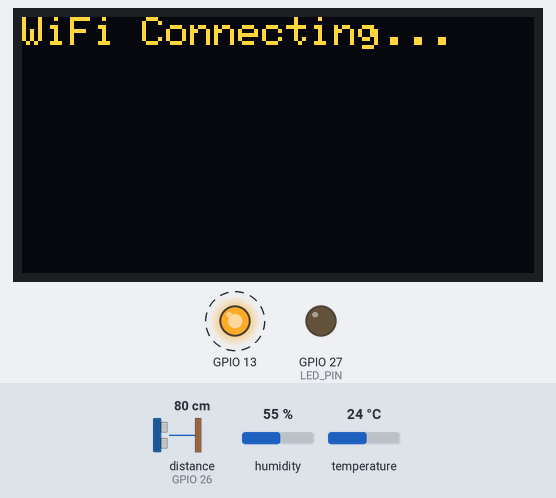
A sketch run on a simulated ESP32. On the bench: 128×64 one-colour display, output pins drawn as LEDs (lit = HIGH). Wiring (inferred from the names in the program): ultrasonic range finder: trigger GPIO 25; echo GPIO 26. Dashed ring = blinking. The test bench sets the inputs (shaded band); at power-on: distance to the obstacle (sensor on GPIO 26) 80 cm, humidity 55 %, temperature 24 °C. The echo pulse lasts 58.3 µs per cm; the OLED is the two-colour kind (top 16 rows yellow); WiFi joins after 1.5 s; servers stay silent unless stated; the local clock reads 2024-03-15 10:24:30 at power-on unless the sketch sets it; pins used as bus, display or sensor lines are not drawn.

Above: at 0.41 s.
1.4 s: distance to the obstacle (sensor on GPIO 26) set to 32 cm
At 3.9 s:
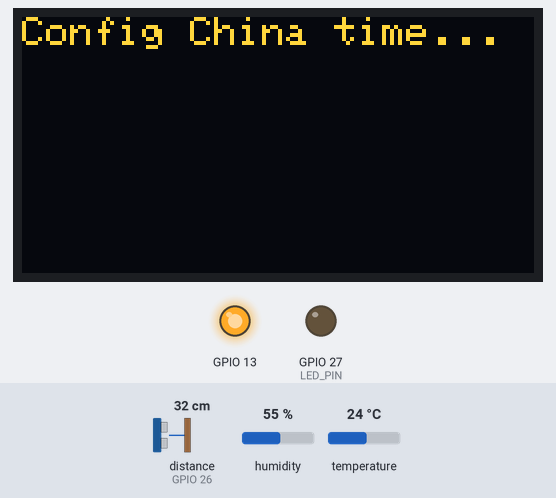
4.1 s: distance to the obstacle (sensor on GPIO 26) set to 30 cm
At 6.1 s:
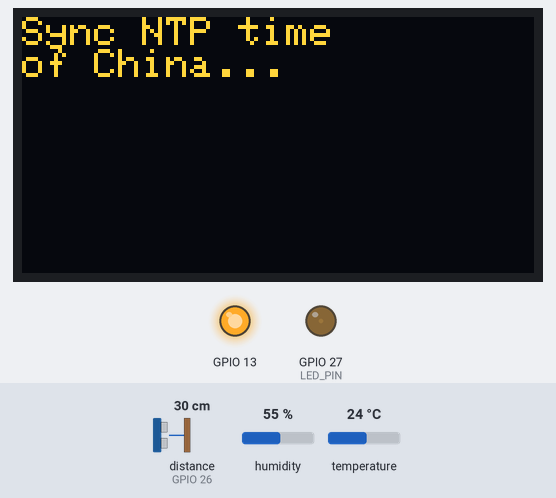
6.9 s: distance to the obstacle (sensor on GPIO 26) set to 2 cm
At 10.0 s:
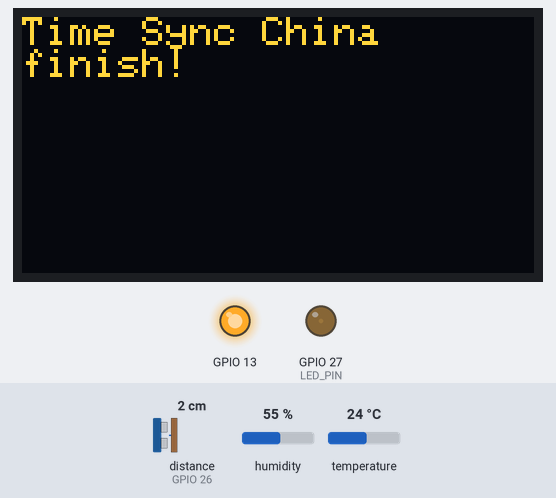
11.9 s: humidity set to 22 %
13.9 s: temperature set to 12 °C
16.0 s: humidity set to 40 %
At 31.5 s:
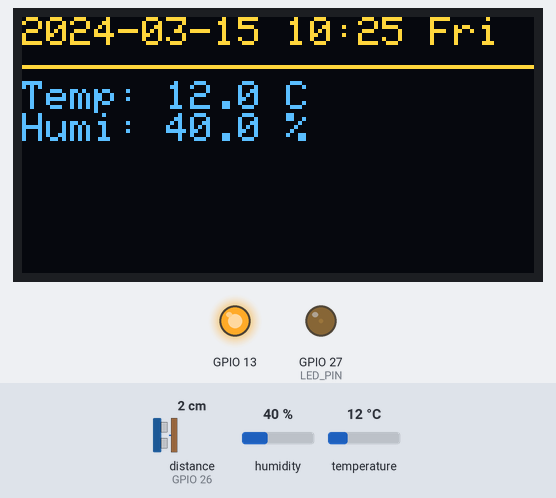
Timing chart, 0 to 32.4 s (numbered marks = the images above; inputs shaded):
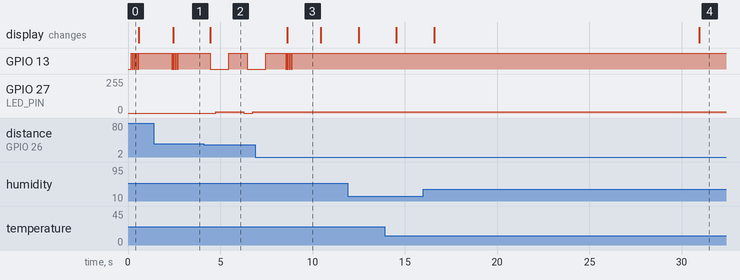

Measured:
- the behaviour switches between 31 and 30 cm on distance to the obstacle (sensor on GPIO 26) (found by bisection; images 1 and 2)
- after the input at 4.1 s, GPIO 27 (LED_PIN): 0/255 → 10/255 after 0.67 s, → 0/255 1.5 s later, → 10/255 0.50 s later
- after the input at 6.9 s, GPIO 27 (LED_PIN): stops changing and stays 10/255
- after the input at 16.0 s, the display: first differs from a run without the input after 15.0 s (image 4)
- by itself, GPIO 13: repeats every 0.10 s: LOW 0.05 s, HIGH 0.05 s, until it stays HIGH from 8.9 s
- what the display in image 3 shows lasts 1.8 s, from 8.6 s to 10.4 s

The sketch:

smartHome.ino
```cpp
#include "oled.h"
#include "easy_WiFi.h"
#include "easy_DHT.h"
#include "Ultralib.h"
#include "DHT.h"

#define DHTPIN      14
#define DHTTYPE     DHT11
#define TRIG_PIN    25
#define ECHO_PIN    26
#define LED_PIN     27
#define OLED_ADDR   0x3C
#define TIMEZONE    ZH

Ultra ultra(TRIG_PIN, ECHO_PIN);

float temperature = 0;
float humidity = 0;
float distance = 0;
String currentTime = "";

TaskHandle_t Task1_Handle = NULL;
TaskHandle_t Task2_Handle = NULL;
TaskHandle_t Task3_Handle = NULL;

void Task_DHT(void *pvParameters) {
  DHT dht(DHTPIN, DHTTYPE);
  dht.begin();

  while(1) {
    float t = dht.readTemperature();
    float h = dht.readHumidity();

    if (!isnan(t) && !isnan(h)) {
      temperature = t;
      humidity = h;
    }

    vTaskDelay(2000 / portTICK_PERIOD_MS);
  }
}


void Task_Ultrasonic(void *pvParameters) {
  while(1) {
    distance = ultra.read();
    vTaskDelay(500 / portTICK_PERIOD_MS);
  }
}

void Task_Display(void *pvParameters) {
  connect("1206", "13867627688", OLED_ADDR);

  init_time(TIMEZONE);

  while(1) {
    clear();

    printLocalTime(false);

    writeln("");
    drawLine(0, 12, 127, 12);

    write("Temp: ");
    write(String(temperature, 1));
    writeln(" C");
    write("Humi: ");
    write(String(humidity, 1));
    writeln(" %");

    displaying();

    vTaskDelay(1000 / portTICK_PERIOD_MS);
  }
}

void setup() {
  Serial.begin(115200);

  pinMode(LED_PIN, OUTPUT);

  xTaskCreatePinnedToCore(
    Task_DHT, "DHT", 4096, NULL, 1, &Task1_Handle, 0);
  xTaskCreatePinnedToCore(
    Task_Ultrasonic, "Ultra", 4096, NULL, 1, &Task2_Handle, 0);
  xTaskCreatePinnedToCore(
    Task_Display, "Display", 8192, NULL, 2, &Task3_Handle, 1);
}

void loop() {
  if (distance <= 30 && distance > 0) {
    analogWrite(LED_PIN, 10);
  } else {
    analogWrite(LED_PIN, 0);
  }

  vTaskDelay(100 / portTICK_PERIOD_MS);
}
```

Ultralib.cpp
```cpp
#include "Arduino.h"
#include "Ultralib.h"

Ultra::Ultra(int trigPin, int echoPin) {
  _trigPin = trigPin;
  _echoPin = echoPin;

  pinMode(_trigPin, OUTPUT);
  pinMode(_echoPin, INPUT);

  digitalWrite(_trigPin, LOW);
  delay(100);
}

float Ultra::read() {
    digitalWrite(_trigPin, LOW);
    delayMicroseconds(2);
    digitalWrite(_trigPin, HIGH);
    delayMicroseconds(10);
    digitalWrite(_trigPin, LOW);

    long duration = pulseIn(_echoPin, HIGH, 30000);

    if (duration == 0) {
        return 0;
    }

    float distance = duration * 0.034 / 2;

    return distance;
}
```

Ultralib.h
```cpp
#ifndef ULTRALIB_H
#define ULTRALIB_H

#include "Arduino.h"

class Ultra {
private:
    int _trigPin;
    int _echoPin;

public:
    Ultra(int trigPin, int echoPin);
    float read();
};

#endif
```

easy_DHT.cpp
```cpp
#include "Arduino.h"
#include "stdint.h"
#include "DHT.h"
#include "oled.h"
#include "easy_DHT.h"

DHT* dht = NULL;

void init_DHT(uint8_t pin, uint8_t type, uint8_t oled_addr) {
  init_OLED(oled_addr);

  dht = new DHT(pin, type);
  dht->begin();
}

void write_data() {
  delay(2000);

  float temp = dht->readTemperature();
  float humi = dht->readHumidity();

  if (isnan(humi) || isnan(temp)) {
    Serial.println("DHT error!");
    writeln("DHT error!");
    displaying();
    return;
  }

  Serial.print("Temp: ");
  Serial.print(temp, 1);
  Serial.print("°C | ");
  Serial.print("Humi: ");
  Serial.print(humi, 1);
  Serial.println("%");

  clear();

  write("Temp: ");
  write(String(temp, 1));
  writeln(" C");

  write("Humi: ");
  write(String(humi, 1));
  writeln(" %");

  displaying();
}
```

easy_DHT.h
```cpp
#ifndef EASY_DHT_H
#define EASY_DHT_H

#include "Arduino.h"
#include "stdint.h"

void init_DHT(uint8_t pin, uint8_t type, uint8_t oled_addr);
void write_data();

#endif
```

easy_WiFi.cpp
```cpp
#include "Arduino.h"
#include "WiFi.h"
#include "easy_WiFi.h"
#include "time.h"
#include "oled.h"

const char* ntpServer1 = "pool.ntp.org";
const char* ntpServer2 = "time.nist.gov";
const char* ntpServer3 = "cn.pool.ntp.org";

struct TimeZoneConfig {
  const char* posix_tz;
  const char* display_name;
  const char* time_format;
};

const TimeZoneConfig TZ_CHINA = {
  "CST-8",
  "China",
  "%Y-%m-%d %H:%M %a"
};

const TimeZoneConfig TZ_UK = {
  "GMT0BST,M3.5.0/1,M10.5.0/2",
  "UK",
  "%Y-%m-%d %H:%M %a"
};

const TimeZoneConfig TZ_US = {
  "EST5EDT,M3.2.0,M11.1.0",
  "USA",
  "%Y-%m-%d %H:%M %a"
};

TimeZoneConfig current_tz;

int counter = 0;

void printLocalTime(bool doDisplay) {
  struct tm timeinfo;
  if (!getLocalTime(&timeinfo)) {
    write("Get time failed!");
    if (doDisplay) displaying();
    return;
  }

  char output[50];

  strftime(output, sizeof(output), current_tz.time_format, &timeinfo);
  writeln(output);

  if (doDisplay) displaying();
}

void led(int pin) {
  for (int i = 0; i < 4; i++) {
    digitalWrite(pin, HIGH);
    delay(50);
    digitalWrite(pin, LOW);
    delay(50);
  }
  digitalWrite(pin, HIGH);
}

void led2(int pin) {
  digitalWrite(pin, LOW);
  delay(1000);
  digitalWrite(pin, HIGH);
  delay(1000);
}

void connect(const char* ssid, const char* password, uint8_t oled_addr) {
  init_OLED(oled_addr);
  pinMode(13, OUTPUT);

  WiFi.begin(ssid, password);
  write("WiFi Connecting...");
  displaying();

  led(13);
  delay(1700);

  while (WiFi.status() != WL_CONNECTED) {
    clear();
    write("WiFi Connecting...");
    displaying();
    led(13);
    delay(1700);
  }

  clear();
  writeln("WiFi Connect!");
  displaying();

  led(13);
  delay(700);
  clear();
}

void init_time(Country country) {
  switch(country) {
    case ZH:
      current_tz = TZ_CHINA;
      break;
    case UK:
      current_tz = TZ_UK;
      break;
    case US:
      current_tz = TZ_US;
      break;
    default:
      current_tz = TZ_CHINA;
  }

  write("Config ");
  write(current_tz.display_name);
  writeln(" time...");
  displaying();
  delay(1000);

  configTzTime(current_tz.posix_tz, ntpServer1, ntpServer2, ntpServer3);

  struct tm timeinfo;
  clear();
  writeln("Sync NTP time");
	write("of ");
  write(current_tz.display_name);
	writeln("...");
  displaying();

  led2(13);
  clear();

  int retry_count = 0;
  while (true) {
    led2(13);

    if(getLocalTime(&timeinfo)) {
      clear();
      write("Time Sync ");
      writeln(current_tz.display_name);
			writeln("finish!");
      displaying();
      led(13);
      delay(1500);
      clear();

      printLocalTime();
      break;
    }

    retry_count++;
    if (retry_count > 30) {
      clear();
      writeln("NTP Failed!");
      writeln(current_tz.display_name);
      displaying();
      led(13);
      delay(3000);
      break;
    }
  }
}

void write_time() {
  clear();
  printLocalTime();
  delay(1000);
}
```

easy_WiFi.h
```cpp
#ifndef EASY_WIFI_H
#define EASY_WIFI_H

#include "stdint.h"

enum Country {
  ZH,
  UK,
  US
};

void connect(const char* ssid, const char* password, uint8_t oled_addr);
void init_time(Country country);
void write_time();
void printLocalTime(bool doDisplay = true);

#endif
```

oled.cpp
```cpp
#include "Arduino.h"
#include "Wire.h"
#include "Adafruit_GFX.h"
#include "Adafruit_SSD1306.h"
#include "./oled.h"

#define SCREEN_WIDTH 128
#define SCREEN_HEIGHT 64
#define OLED_RESET -1

Adafruit_SSD1306 display(SCREEN_WIDTH, SCREEN_HEIGHT, &Wire, OLED_RESET);

void init_OLED(uint8_t I2C_ADDR) {
  Wire.begin();
  Serial.begin(115200);

  if(!display.begin(SSD1306_SWITCHCAPVCC, I2C_ADDR)) {
    Serial.println("OLED failed!");
    for(;;);
  }

  display.clearDisplay();
  display.setTextSize(1);
  display.setTextColor(SSD1306_WHITE);
  display.setCursor(0, 0);
}

void write(String Text) {
  display.print(Text);
}

void writeln(String Text) {
  display.println(Text);
}

void drawLine(int x0, int y0, int x1, int y1) {
  display.drawLine(x0, y0, x1, y1, WHITE);
}

void displaying() {
  display.display();
}

void clear() {
  display.clearDisplay();
  display.setCursor(0, 0);
}
```

oled.h
```cpp
#ifndef OLED_H
#define OLED_H

#include "Arduino.h"
#include "stdint.h"

void init_OLED(uint8_t I2C_ADDR);
void write(String Text);
void writeln(String Text);
void drawLine(int x0, int y0, int x1, int y1);
void displaying();
void clear();

#endif
```
